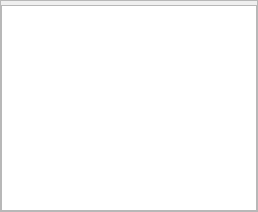
<?xml version="1.0" encoding="UTF-8"?>
<ui version="4.0">
 <class>CDbModelComponent</class>
 <widget class="QFrame" name="CDbModelComponent">
  <property name="geometry">
   <rect>
    <x>0</x>
    <y>0</y>
    <width>258</width>
    <height>212</height>
   </rect>
  </property>
  <property name="windowTitle">
   <string>Database aircraft models</string>
  </property>
  <property name="frameShape">
   <enum>QFrame::StyledPanel</enum>
  </property>
  <property name="frameShadow">
   <enum>QFrame::Plain</enum>
  </property>
  <property name="lineWidth">
   <number>0</number>
  </property>
  <layout class="QVBoxLayout" name="vl_DbModelComponent">
   <property name="spacing">
    <number>4</number>
   </property>
   <property name="leftMargin">
    <number>0</number>
   </property>
   <property name="topMargin">
    <number>0</number>
   </property>
   <property name="rightMargin">
    <number>0</number>
   </property>
   <property name="bottomMargin">
    <number>0</number>
   </property>
   <item>
    <widget class="BlackGui::Filters::CAircraftModelFilterBar" name="filter_AircraftModelFilter">
     <property name="frameShape">
      <enum>QFrame::StyledPanel</enum>
     </property>
     <property name="frameShadow">
      <enum>QFrame::Raised</enum>
     </property>
    </widget>
   </item>
   <item>
    <widget class="BlackGui::Views::CAircraftModelView" name="tvp_AircraftModel">
     <property name="selectionMode">
      <enum>QAbstractItemView::SingleSelection</enum>
     </property>
     <property name="selectionBehavior">
      <enum>QAbstractItemView::SelectRows</enum>
     </property>
     <property name="showGrid">
      <bool>false</bool>
     </property>
     <attribute name="verticalHeaderVisible">
      <bool>false</bool>
     </attribute>
    </widget>
   </item>
  </layout>
 </widget>
 <customwidgets>
  <customwidget>
   <class>BlackGui::Views::CAircraftModelView</class>
   <extends>QTableView</extends>
   <header>blackgui/views/aircraftmodelview.h</header>
  </customwidget>
  <customwidget>
   <class>BlackGui::Filters::CAircraftModelFilterBar</class>
   <extends>QFrame</extends>
   <header>blackgui/filters/aircraftmodelfilterbar.h</header>
   <container>1</container>
  </customwidget>
 </customwidgets>
 <resources/>
 <connections/>
</ui>
